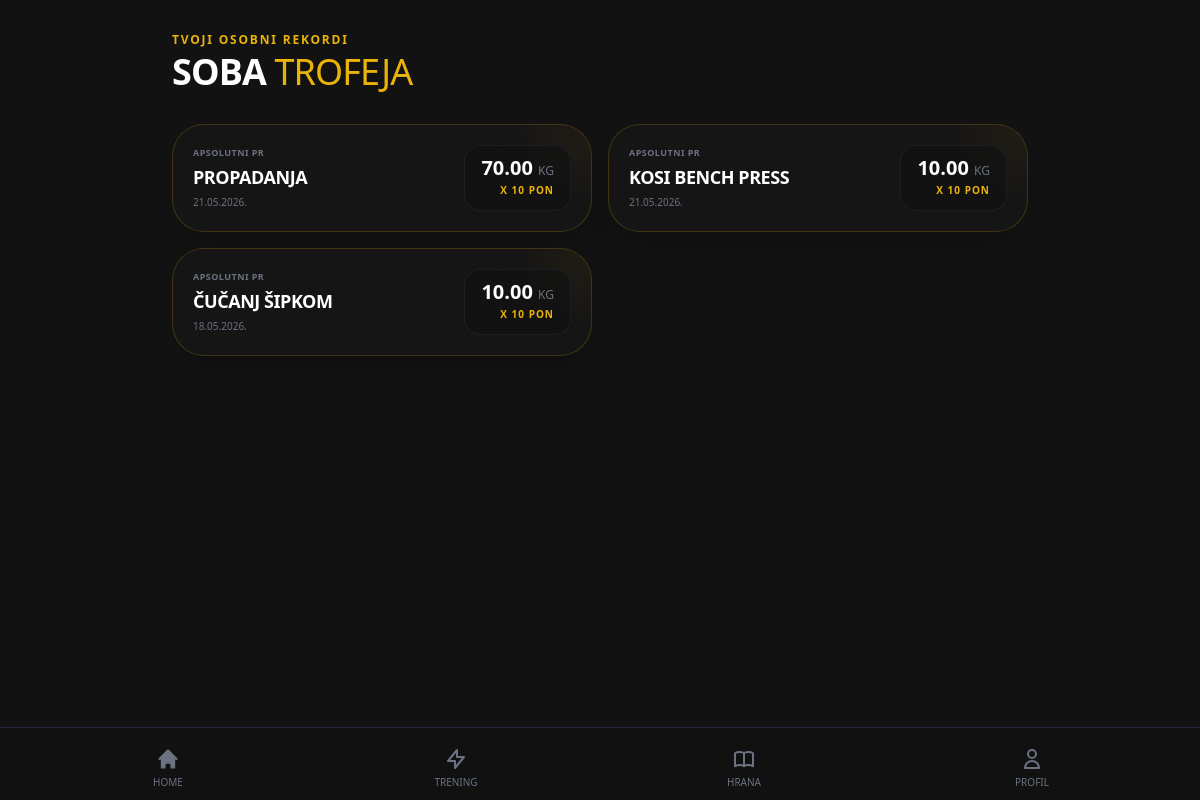
Page /trofeji/ (signed in) on the committed database.
### workouts/models.py (models this page shows, shortened)
class OdradenaSerija(models.Model):
    sesija = models.ForeignKey(TreningSesija, on_delete=models.CASCADE, related_name='serije')
    vjezba = models.ForeignKey(Vjezba, on_delete=models.CASCADE)
    broj_serije = models.PositiveIntegerField()
    tezina = models.DecimalField(max_digits=5, decimal_places=2)
    ponavljanja = models.PositiveIntegerField()
    rpe = models.DecimalField(max_digits=3, decimal_places=1, blank=True, null=True)
    je_pr = models.BooleanField(default=False)
    class Meta: ordering = ['broj_serije']

class Vjezba(models.Model):
    dan = models.ForeignKey(DanTreninga, on_delete=models.CASCADE, related_name='vjezbe')
    redni_broj = models.PositiveIntegerField()
    naziv = models.CharField(max_length=100)
    video = models.FileField(upload_to='vjezbe_videi/', blank=True, null=True, help_text="Kratki MP4 video (do 10 sekundi, max 5MB)")
    class Meta: ordering = ['redni_broj']

class TreningSesija(models.Model):
    korisnik = models.ForeignKey(settings.AUTH_USER_MODEL, on_delete=models.CASCADE)
    dan_treninga = models.ForeignKey(DanTreninga, on_delete=models.CASCADE)
    pocetak = models.DateTimeField(auto_now_add=True)
    kraj = models.DateTimeField(null=True, blank=True)
    zavrseno = models.BooleanField(default=False)

### workouts/views.py (the view)
# urls.py: path('trofeji/', views.soba_trofeja, name='soba_trofeja'),
@login_required(login_url='/korisnici/prijava/')
def soba_trofeja(request):
    sve_pr_serije = OdradenaSerija.objects.filter(
        sesija__korisnik=request.user,
        je_pr=True,
        sesija__zavrseno=True
    ).order_by('-tezina')
    top_trofeji = {}
    for serija in sve_pr_serije:
        naziv_vjezbe = serija.vjezba.naziv
        if naziv_vjezbe not in top_trofeji:
            top_trofeji[naziv_vjezbe] = serija
    return render(request, 'workouts/soba_trofeja.html', {
        'trofeji': top_trofeji.values()
    })

### workouts/templates/workouts/soba_trofeja.html (shortened to what this page needs)
{% extends 'base.html' %}
{% block content %}
<div class="px-5 pt-8 pb-32 max-w-4xl mx-auto space-y-6">
    <div class="mb-8">
        <p class="text-yellow-500 text-xs font-semibold uppercase tracking-[0.15em] mb-1">Tvoji osobni rekordi</p>
        <h1 class="text-4xl font-bold text-white uppercase tracking-tight">Soba <span class="font-light text-yellow-500">Trofeja</span></h1>
    </div>
    <div class="grid grid-cols-1 sm:grid-cols-2 gap-4">
        {% for pr in trofeji %}
        <div class="bg-brand-card/40 backdrop-blur-md rounded-[2rem] p-5 border border-yellow-500/20 shadow-xl relative overflow-hidden group">
            <div class="absolute -top-10 -right-10 w-24 h-24 bg-yellow-500/5 rounded-full blur-xl pointer-events-none"></div>
            <div class="flex justify-between items-center relative z-10">
                <div class="space-y-1">
                    <span class="text-gray-500 text-[9px] font-bold uppercase tracking-wider block">Apsolutni PR</span>
                    <h3 class="text-lg font-bold text-white uppercase tracking-tight group-hover:text-yellow-500 transition-colors">{{ pr.vjezba.naziv }}</h3>
                    <p class="text-gray-500 text-[10px]">{{ pr.sesija.kraj|date:"d.m.Y." }}</p>
                </div>
                <div class="text-right bg-[#121212]/60 px-4 py-3 rounded-2xl border border-gray-800/60">
                    <span class="block text-white font-black text-xl leading-none">{{ pr.tezina }} <span class="text-xs font-normal text-gray-500">KG</span></span>
                    <span class="text-[10px] text-yellow-500 font-bold uppercase tracking-widest block mt-1">x {{ pr.ponavljanja }} pon</span>
                </div>
            </div>
        </div>
        {% endfor %}
    </div>
</div>
{% include 'includes/bottom_nav.html' %}
{% endblock %}

### templates/base.html (shortened to what this page needs)
{% load static %}
<!doctype html>
<html lang="hr">
  <head>
    <script src="https://cdn.tailwindcss.com"></script>
    <link rel="stylesheet" href="{% static 'css/app.css' %}" />
  </head>
  <body class="bg-[#121212] text-white font-sans antialiased" hx-boost="true">
    <main class="min-h-screen">{% block content %} {% endblock %}</main>
  </body>
</html>

### templates/includes/bottom_nav.html (shortened to what this page needs)
<nav class="fixed bottom-0 w-full bg-[#121212]/95 backdrop-blur-md border-t border-gray-800 pb-safe pt-2 px-6 z-50">
  <div class="flex justify-between items-center h-16">
    <a href="{% url 'workouts:dashboard' %}" class="flex flex-col items-center justify-center w-full {% if request.resolver_match.url_name == 'dashboard' %}text-brand-accent{% else %}text-gray-500{% endif %}">
      <svg class="w-6 h-6 mb-1" fill="currentColor" viewBox="0 0 20 20"><path d="M10.707 2.293a1 1 0 00-1.414 0l-7 7a1 1 0 001.414 1.414L4 10.414V17a1 1 0 001 1h2a1 1 0 001-1v-2a1 1 0 011-1h2a1 1 0 011 1v2a1 1 0 001 1h2a1 1 0 001-1v-6.586l.293.293a1 1 0 001.414-1.414l-7-7z"></path></svg>
      <span class="text-[10px] font-medium uppercase">Home</span>
    </a>
    <a href="{% url 'workouts:plan_treninga' %}" class="flex flex-col items-center justify-center w-full {% if 'workouts' in request.path and 'plan' in request.path %}text-brand-accent{% else %}text-gray-500{% endif %}">
      <svg class="w-6 h-6 mb-1" fill="none" stroke="currentColor" viewBox="0 0 24 24"><path stroke-linecap="round" stroke-linejoin="round" stroke-width="2" d="M13 10V3L4 14h7v7l9-11h-7z"></path></svg>
      <span class="text-[10px] font-medium uppercase">Trening</span>
    </a>
    <a href="{% url 'nutrition:moj_plan' %}" class="flex flex-col items-center justify-center w-full {% if 'nutrition' in request.path %}text-brand-accent{% else %}text-gray-500{% endif %}">
      <span class="text-[10px] font-medium uppercase">Hrana</span>
    </a>
    <a href="{% url 'users:profil' %}" class="flex flex-col items-center justify-center w-full {% if 'profil' in request.path %}text-brand-accent{% else %}text-gray-500{% endif %}">
      <svg class="w-6 h-6 mb-1" fill="none" stroke="currentColor" viewBox="0 0 24 24"><path stroke-linecap="round" stroke-linejoin="round" stroke-width="2" d="M16 7a4 4 0 11-8 0 4 4 0 018 0zM12 14a7 7 0 00-7 7h14a7 7 0 00-7-7z"></path></svg>
      <span class="text-[10px] font-medium uppercase">Profil</span>
    </a>
  </div>
</nav>

### rows in the picture
OdradenaSerija: vjezba.naziv "PROPADANJA", sesija.kraj "21.05.2026.", tezina "70.00", ponavljanja "10"
OdradenaSerija: vjezba.naziv "KOSI BENCH PRESS", sesija.kraj "21.05.2026.", tezina "10.00", ponavljanja "10"
OdradenaSerija: vjezba.naziv "ČUČANJ ŠIPKOM", sesija.kraj "18.05.2026.", tezina "10.00", ponavljanja "10"
